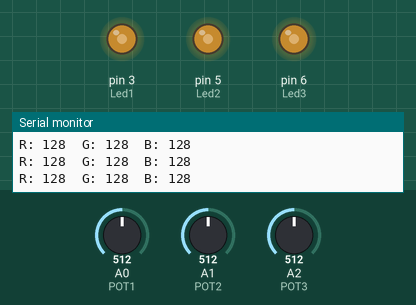
A sketch run on a simulated Arduino Uno, built with avr-gcc and run on an emulated ATmega328P. Parts: output pins drawn as LEDs (lit = HIGH), the last lines printed to the serial monitor. The inputs (shaded band) are chosen by the test bench; at power-on: A0 (POT1) = 512, A1 (POT2) = 512, A2 (POT3) = 512.

Above: at 1.2 s.
1.3 s: A0 (POT1) set to 417
At 1.6 s:
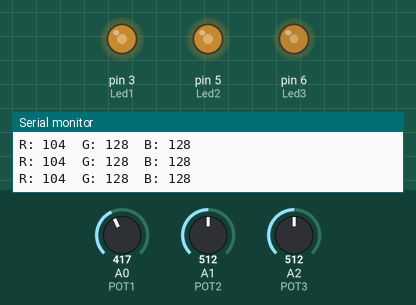
4.3 s: A0 (POT1) set to 383
At 4.9 s:
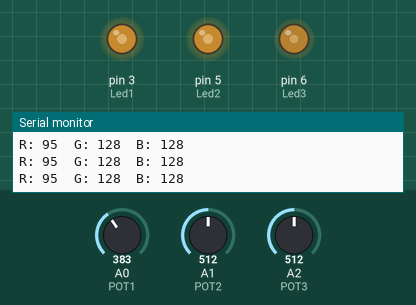
7.3 s: A1 (POT2) set to 410
At 7.6 s:
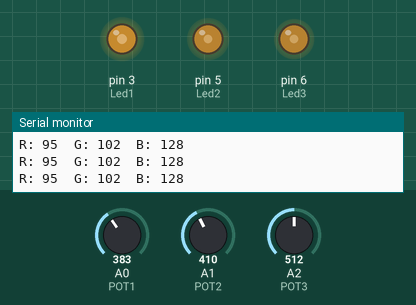
8.8 s: A1 (POT2) set to 381
At 10.0 s:
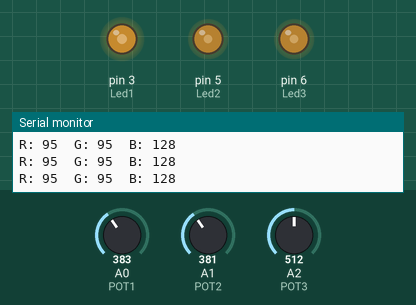
10.3 s: A2 (POT3) set to 716
At 10.9 s:
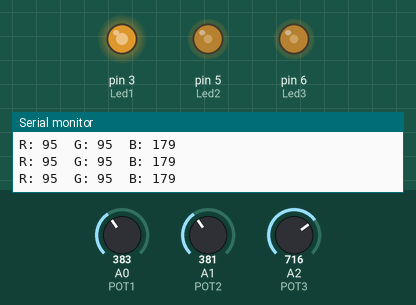
11.8 s: A2 (POT3) set to 411
At 12.4 s:
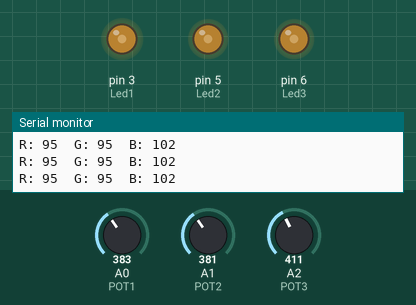
14.8 s: A2 (POT3) set to 384
Timing chart, 0 to 17.3 s (numbered marks = the images above; inputs shaded):
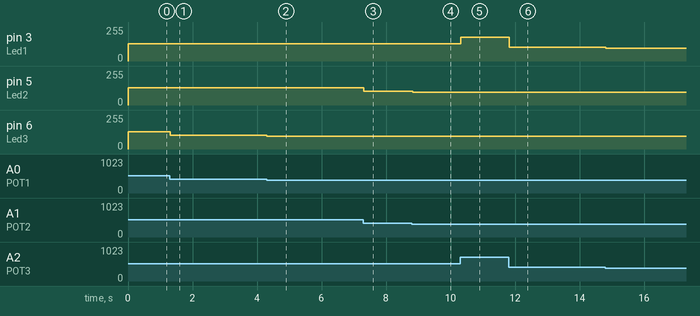

Measured:
- after the input at 1.3 s, pin 6 (Led3): 128/255 → 104/255 at once
- after the input at 4.3 s, pin 6 (Led3): 104/255 → 95/255 at once
- after the input at 7.3 s, pin 5 (Led2): 128/255 → 102/255 at once
- after the input at 8.8 s, pin 5 (Led2): 102/255 → 95/255 at once
- after the input at 10.3 s, pin 3 (Led1): 128/255 → 179/255 at once
- after the input at 11.8 s, pin 3 (Led1): 179/255 → 102/255 at once
- after the input at 14.8 s, pin 3 (Led1): 102/255 → 96/255 at once

The sketch:

practica-3-2.ino
```cpp
//Oscar Jose Barrios Cotom -2022241

int Led1 = 3;//Variables
int Led2 = 5;//Variables
int Led3 = 6;//Variables
int POT1 = A0;//Variables
int POT2 = A1;//Variables
int POT3 = A2;//Variables
int DATO;//Variables
int DATO2;//Variables
int DATO3;//Variables

void setup()
{

  pinMode(POT1, INPUT);//Se selecciona si el pin es de Entrada o Salida
  pinMode(POT2, INPUT);
  pinMode(POT3, INPUT);
  pinMode(Led1, OUTPUT);
  pinMode(Led2, OUTPUT);
  pinMode(Led3, OUTPUT);
  Serial.begin(9600);//Se inicia el monitor serial

}

void loop()
{


  DATO = analogRead(POT1)/4;

  analogWrite(Led3, DATO);


  DATO2 = analogRead(POT2)/4;

  analogWrite(Led2, DATO2);


  DATO3 = analogRead(POT3)/4;

  analogWrite(Led1, DATO3);


  Serial.print("R: ");//Se escribe en el monitor serial
  Serial.print(DATO);//Dato que lee el monitor serial

  Serial.print("  G: ");//Se escribe en el monitor serial
  Serial.print(DATO2);//Dato que lee el monitor serial

  Serial.print("  B: ");//Se escribe en el monitor serial
  Serial.println(DATO3);//Dato que lee el monitor serial

}
```
